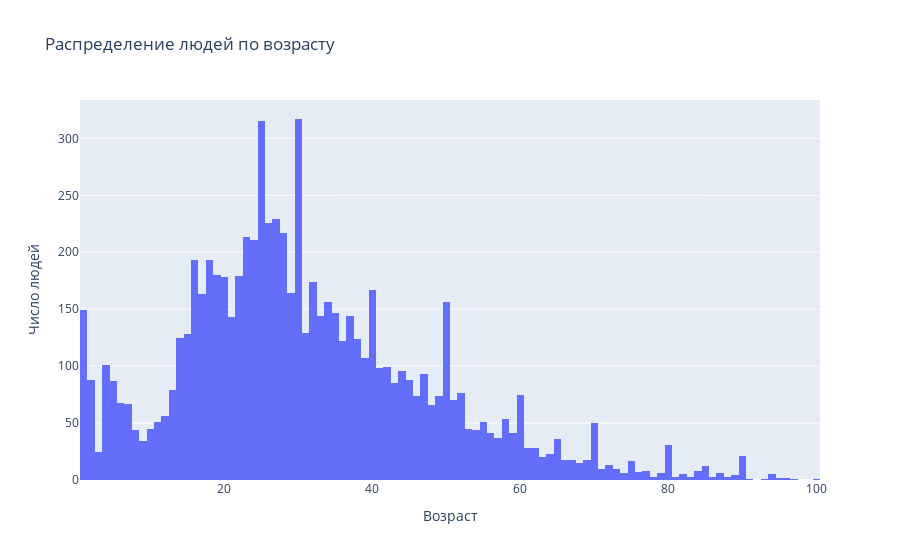

The notebook cell saved with this chart:
### Markdown cell above
И рисуем гистограмму.

### Code cell
fig = px.histogram(labels['real_age'],title='Распределение людей по возрасту',labels={'value': 'Возраст'})\
.update_layout(yaxis_title="Число людей")
fig.update_layout(showlegend=False)
fig.show()

### Figure 1 — Plotly figure (JSON) as saved in the notebook; plotly's stock layout.template omitted (floating-point values rounded to 4 significant figures; data arrays with more than 128 entries replaced by an {"elided": "..."} marker saying what was removed)
{"data": [{"alignmentgroup": "True", "bingroup": "x", "hovertemplate": "variable=real_age<br>Возраст=%{x}<br>count=%{y}<extra></extra>", "legendgroup": "real_age", "marker": {"color": "#636efa", "pattern": {"shape": ""}}, "name": "real_age", "offsetgroup": "real_age", "orientation": "v", "showlegend": true, "type": "histogram", "x": {"elided": "7591 int values"}, "xaxis": "x", "yaxis": "y"}], "layout": {"barmode": "relative", "legend": {"title": {"text": "variable"}, "tracegroupgap": 0}, "showlegend": false, "title": {"text": "Распределение людей по возрасту"}, "xaxis": {"anchor": "y", "domain": [0, 1], "title": {"text": "Возраст"}}, "yaxis": {"anchor": "x", "domain": [0, 1], "title": {"text": "Число людей"}}}}
